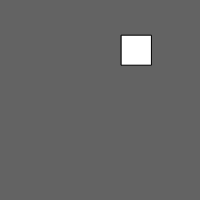
Frame 1 (no input)
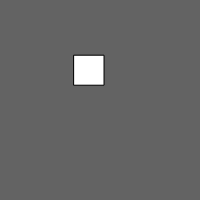
Frame 60 (no input)
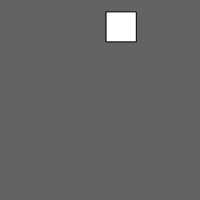
Frame 120 (the mouse pressed at the canvas centre since frame 60)

The p5.js sketch that drew these frames (run headless with seeded random() and noise() and a simulated clock; from frame 60 on, the mouse is pressed at the canvas centre):

// p5.js sketch
// ── sketch.js
var x, y;
var xSpeed,ySpeed;

function setup() {
  createCanvas(200, 200);
  rectMode(CENTER);
  
  x = random(15,width-15);  
y = random(15,height-15);
xSpeed = random(-5,5);
ySpeed = random(-5,5);
  


}

function draw() {
  background(99);
  rect(x, y, 30, 30);

  x += xSpeed;
  y += ySpeed;

  
  if( x > width -15)
    xSpeed = -xSpeed;
  
  if( y > height -15)
    ySpeed = -ySpeed;
  
  if( x <15)
    xSpeed = -xSpeed;
  
  if( y < 15)
    ySpeed = -ySpeed;
}


//Called for every mouse click
function mousePressed() {
  x = random(15,width-15);  
y = random(15,height-15);
xSpeed = random(-1,1);
ySpeed = random(-1,1);
  
}

//Called for every key press
function keyPressed() {

}
